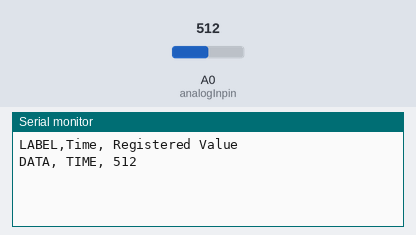
Simulated run of this sketch. Board: Arduino Uno, built with avr-gcc and run on an emulated ATmega328P. Shown: the last lines printed to the serial monitor. Inputs (shaded band) come from the test bench; at power-on: A0 (analogInpin) = 512.

Above: at 1.3 s.
1.4 s: A0 (analogInpin) set to 716
At 2.7 s:
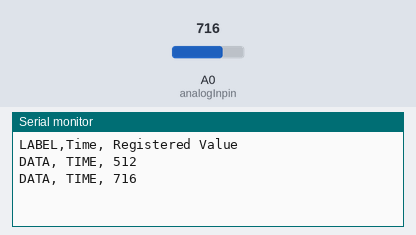
3.0 s: A0 (analogInpin) set to 900
At 3.7 s:
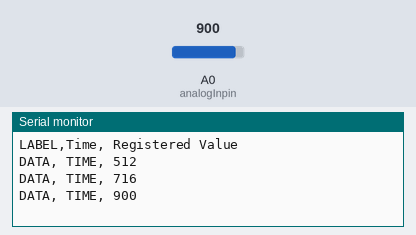
Timing chart, 0 to 6.0 s (numbered marks = the images above; inputs shaded):
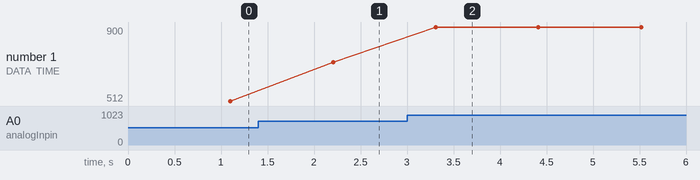

Measured:
- after the input at 1.4 s, the serial monitor: prints a new line after 0.81 s (image 1)
- after the input at 3.0 s, the serial monitor: prints a new line after 0.31 s (image 2)
- plotted number 1: 512 → 716 after the input at 1.4 s, 716 → 900 after the input at 3.0 s

The sketch:

WrisTACs_inoCode.ino
```cpp
#include <SoftwareSerial.h>

SoftwareSerial bt(2, 3); //RX, TX
int count = 0;
int sent = 0;
String toBT;
String fromBT;

const int analogInpin=A0;//analog input pin
int sensorValue=0; //Value read from the pin

void setup() {
  // open serial port
  Serial.begin(9600);
  Serial.println("LABEL,Time, Registered Value");
  // begin bluetooth serial port communication
  bt.begin(9600);
  delay(100);
}

void loop() {
  //Serial.println("Sending Bluetooth Message..."); //Print to monitor
  bt.print(sensorValue); //Use for variables
  delay(1000);
  //read the analog value;
  sensorValue=analogRead(analogInpin);
  //print the results to the serial monitor:
  Serial.print("DATA, TIME, ");
  Serial.println(sensorValue);
  delay(100);
}
```
